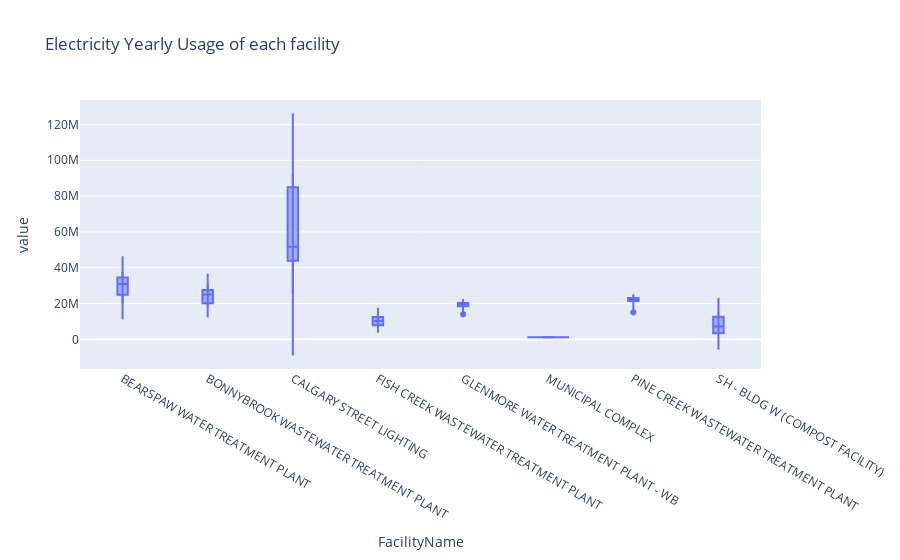
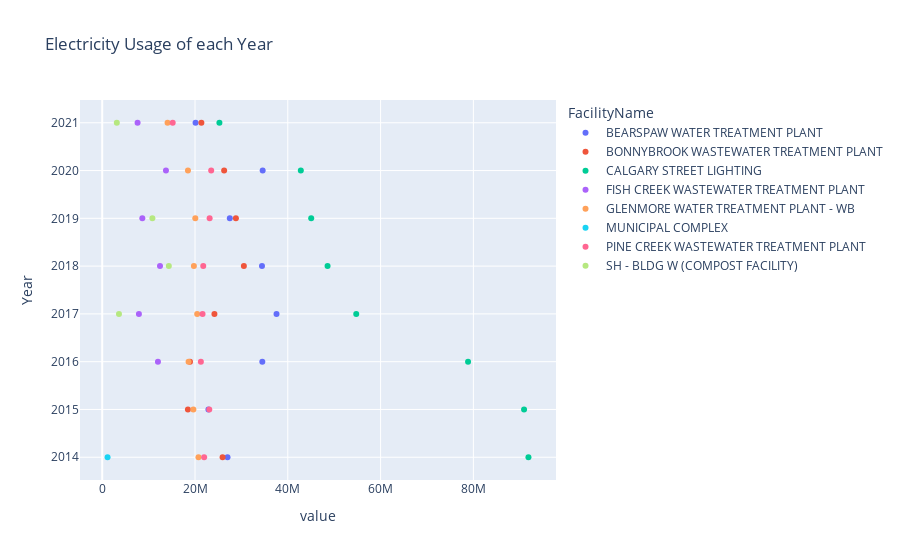

Here is the notebook cell these charts were saved with, in order:
### Code cell
df = pd.DataFrame(rdata,columns=["Business Unit Desc","FacilityName","Site ID", "FacilityAddress","Energy Description",
                                 "Year","Month","Total Consumption","Unit"])

def func(df):
    if(df['Unit'] == 'kWh'):
        df['Total Consumption'] = pd.to_numeric(df['Total Consumption'])*0.0036
        df['Unit'] = 'GJ'
        return df
    else:
        return df
    
df1=pd.DataFrame.drop(rdata,["Business Unit Desc","Site ID","FacilityAddress"], axis=1)
df1 = df1.loc[df1['Energy Description'] == 'Electricity']
df1=df1.loc[df1['Total Consumption'] > 1000000]
df1=df1.loc[df1['Year'].between(2014,2021)]
df1.name = "Electricity Yearly Usage of each facility "
df1=df1.groupby(['FacilityName','Year'])['Total Consumption'].sum().unstack(level=1)
display(df1)

fig = plt.figure()
df1.plot(kind='bar', colormap='tab20b', grid=True, title = 'Electricity Yearly Usage of each facility ')
fig.set_size_inches(3600,3600)
plt.show()


df1=pd.DataFrame.drop(rdata,["Business Unit Desc","Site ID","FacilityAddress"], axis=1)
df1 = df1.loc[df1['Energy Description'] == 'Electricity']
df1=df1.loc[df1['Total Consumption'] > 1000000]
df1=df1.loc[df1['Year'].between(2014,2021)]
df1.name = "Electricity Usage of each Year "
df1=df1.groupby(['FacilityName','Year'])['Total Consumption'].sum().unstack(level=0)
fig = px.violin(df1, y=df1.columns, box=True, title = 'Electricity Yearly Usage of each facility')
fig.show()


fig = px.scatter(df1, x=df1.columns, title = 'Electricity Usage of each Year ')
fig.show()

### Figure 1 — Plotly figure (JSON) as saved in the notebook; plotly's stock layout.template omitted (floating-point values rounded to 4 significant figures)
{"data": [{"alignmentgroup": "True", "box": {"visible": true}, "hovertemplate": "FacilityName=%{x}<br>value=%{y}<extra></extra>", "legendgroup": "", "marker": {"color": "#636efa"}, "name": "", "offsetgroup": "", "orientation": "v", "scalegroup": "True", "showlegend": false, "type": "violin", "x": ["BEARSPAW WATER TREATMENT PLANT", "BEARSPAW WATER TREATMENT PLANT", "BEARSPAW WATER TREATMENT PLANT", "BEARSPAW WATER TREATMENT PLANT", "BEARSPAW WATER TREATMENT PLANT", "BEARSPAW WATER TREATMENT PLANT", "BEARSPAW WATER TREATMENT PLANT", "BEARSPAW WATER TREATMENT PLANT", "BONNYBROOK WASTEWATER TREATMENT PLANT", "BONNYBROOK WASTEWATER TREATMENT PLANT", "BONNYBROOK WASTEWATER TREATMENT PLANT", "BONNYBROOK WASTEWATER TREATMENT PLANT", "BONNYBROOK WASTEWATER TREATMENT PLANT", "BONNYBROOK WASTEWATER TREATMENT PLANT", "BONNYBROOK WASTEWATER TREATMENT PLANT", "BONNYBROOK WASTEWATER TREATMENT PLANT", "CALGARY STREET LIGHTING", "CALGARY STREET LIGHTING", "CALGARY STREET LIGHTING", "CALGARY STREET LIGHTING", "CALGARY STREET LIGHTING", "CALGARY STREET LIGHTING", "CALGARY STREET LIGHTING", "CALGARY STREET LIGHTING", "FISH CREEK WASTEWATER TREATMENT PLANT", "FISH CREEK WASTEWATER TREATMENT PLANT", "FISH CREEK WASTEWATER TREATMENT PLANT", "FISH CREEK WASTEWATER TREATMENT PLANT", "FISH CREEK WASTEWATER TREATMENT PLANT", "FISH CREEK WASTEWATER TREATMENT PLANT", "FISH CREEK WASTEWATER TREATMENT PLANT", "FISH CREEK WASTEWATER TREATMENT PLANT", "GLENMORE WATER TREATMENT PLANT - WB", "GLENMORE WATER TREATMENT PLANT - WB", "GLENMORE WATER TREATMENT PLANT - WB", "GLENMORE WATER TREATMENT PLANT - WB", "GLENMORE WATER TREATMENT PLANT - WB", "GLENMORE WATER TREATMENT PLANT - WB", "GLENMORE WATER TREATMENT PLANT - WB", "GLENMORE WATER TREATMENT PLANT - WB", "MUNICIPAL COMPLEX", "MUNICIPAL COMPLEX", "MUNICIPAL COMPLEX", "MUNICIPAL COMPLEX", "MUNICIPAL COMPLEX", "MUNICIPAL COMPLEX", "MUNICIPAL COMPLEX", "MUNICIPAL COMPLEX", "PINE CREEK WASTEWATER TREATMENT PLANT", "PINE CREEK WASTEWATER TREATMENT PLANT", "PINE CREEK WASTEWATER TREATMENT PLANT", "PINE CREEK WASTEWATER TREATMENT PLANT", "PINE CREEK WASTEWATER TREATMENT PLANT", "PINE CREEK WASTEWATER TREATMENT PLANT", "PINE CREEK WASTEWATER TREATMENT PLANT", "PINE CREEK WASTEWATER TREATMENT PLANT", "SH - BLDG W (COMPOST FACILITY)", "SH - BLDG W (COMPOST FACILITY)", "SH - BLDG W (COMPOST FACILITY)", "SH - BLDG W (COMPOST FACILITY)", "SH - BLDG W (COMPOST FACILITY)", "SH - BLDG W (COMPOST FACILITY)", "SH - BLDG W (COMPOST FACILITY)", "SH - BLDG W (COMPOST FACILITY)"], "x0": " ", "xaxis": "x", "y": [27006979, 22896652, 34507602, 37570393, 34437203, 27503120, 34585362, 20122592, 25946479, 18470960, 18919634, 24187268, 30532643, 28814674, 26283641, 21374437, 91870809, 90922781, 78855156, 54751112, 48574753, 45044868, 42802879, 25261505, null, null, 12013694, 7911196, 12455848, 8647091, 13740451, 7626078, 20752623, 19647504, 18619313, 20468133, 19762821, 20062555, 18482865, 14085753, 1151483, null, null, null, null, null, null, null, 21972952, 23077646, 21265638, 21626015, 21776522, 23153347, 23486956, 15192188, null, null, null, 3613911, 14359899, 10817489, null, 3148365], "y0": " ", "yaxis": "y"}], "layout": {"autosize": true, "legend": {"tracegroupgap": 0}, "title": {"text": "Electricity Yearly Usage of each facility"}, "violinmode": "group", "xaxis": {"anchor": "y", "autorange": true, "domain": [0, 1], "range": [-0.5, 7.5], "title": {"text": "FacilityName"}, "type": "category"}, "yaxis": {"anchor": "x", "autorange": true, "domain": [0, 1], "range": [-16520000.0, 133700000.0], "title": {"text": "value"}, "type": "linear"}}}

### Figure 2 — Plotly figure (JSON) as saved in the notebook; plotly's stock layout.template omitted (floating-point values rounded to 4 significant figures)
{"data": [{"hovertemplate": "FacilityName=BEARSPAW WATER TREATMENT PLANT<br>value=%{x}<br>Year=%{y}<extra></extra>", "legendgroup": "BEARSPAW WATER TREATMENT PLANT", "marker": {"color": "#636efa", "symbol": "circle"}, "mode": "markers", "name": "BEARSPAW WATER TREATMENT PLANT", "orientation": "h", "showlegend": true, "type": "scatter", "x": [27006979, 22896652, 34507602, 37570393, 34437203, 27503120, 34585362, 20122592], "xaxis": "x", "y": [2014, 2015, 2016, 2017, 2018, 2019, 2020, 2021], "yaxis": "y"}, {"hovertemplate": "FacilityName=BONNYBROOK WASTEWATER TREATMENT PLANT<br>value=%{x}<br>Year=%{y}<extra></extra>", "legendgroup": "BONNYBROOK WASTEWATER TREATMENT PLANT", "marker": {"color": "#EF553B", "symbol": "circle"}, "mode": "markers", "name": "BONNYBROOK WASTEWATER TREATMENT PLANT", "orientation": "h", "showlegend": true, "type": "scatter", "x": [25946479, 18470960, 18919634, 24187268, 30532643, 28814674, 26283641, 21374437], "xaxis": "x", "y": [2014, 2015, 2016, 2017, 2018, 2019, 2020, 2021], "yaxis": "y"}, {"hovertemplate": "FacilityName=CALGARY STREET LIGHTING<br>value=%{x}<br>Year=%{y}<extra></extra>", "legendgroup": "CALGARY STREET LIGHTING", "marker": {"color": "#00cc96", "symbol": "circle"}, "mode": "markers", "name": "CALGARY STREET LIGHTING", "orientation": "h", "showlegend": true, "type": "scatter", "x": [91870809, 90922781, 78855156, 54751112, 48574753, 45044868, 42802879, 25261505], "xaxis": "x", "y": [2014, 2015, 2016, 2017, 2018, 2019, 2020, 2021], "yaxis": "y"}, {"hovertemplate": "FacilityName=FISH CREEK WASTEWATER TREATMENT PLANT<br>value=%{x}<br>Year=%{y}<extra></extra>", "legendgroup": "FISH CREEK WASTEWATER TREATMENT PLANT", "marker": {"color": "#ab63fa", "symbol": "circle"}, "mode": "markers", "name": "FISH CREEK WASTEWATER TREATMENT PLANT", "orientation": "h", "showlegend": true, "type": "scatter", "x": [null, null, 12013694, 7911196, 12455848, 8647091, 13740451, 7626078], "xaxis": "x", "y": [2014, 2015, 2016, 2017, 2018, 2019, 2020, 2021], "yaxis": "y"}, {"hovertemplate": "FacilityName=GLENMORE WATER TREATMENT PLANT - WB<br>value=%{x}<br>Year=%{y}<extra></extra>", "legendgroup": "GLENMORE WATER TREATMENT PLANT - WB", "marker": {"color": "#FFA15A", "symbol": "circle"}, "mode": "markers", "name": "GLENMORE WATER TREATMENT PLANT - WB", "orientation": "h", "showlegend": true, "type": "scatter", "x": [20752623, 19647504, 18619313, 20468133, 19762821, 20062555, 18482865, 14085753], "xaxis": "x", "y": [2014, 2015, 2016, 2017, 2018, 2019, 2020, 2021], "yaxis": "y"}, {"hovertemplate": "FacilityName=MUNICIPAL COMPLEX<br>value=%{x}<br>Year=%{y}<extra></extra>", "legendgroup": "MUNICIPAL COMPLEX", "marker": {"color": "#19d3f3", "symbol": "circle"}, "mode": "markers", "name": "MUNICIPAL COMPLEX", "orientation": "h", "showlegend": true, "type": "scatter", "x": [1151483, null, null, null, null, null, null, null], "xaxis": "x", "y": [2014, 2015, 2016, 2017, 2018, 2019, 2020, 2021], "yaxis": "y"}, {"hovertemplate": "FacilityName=PINE CREEK WASTEWATER TREATMENT PLANT<br>value=%{x}<br>Year=%{y}<extra></extra>", "legendgroup": "PINE CREEK WASTEWATER TREATMENT PLANT", "marker": {"color": "#FF6692", "symbol": "circle"}, "mode": "markers", "name": "PINE CREEK WASTEWATER TREATMENT PLANT", "orientation": "h", "showlegend": true, "type": "scatter", "x": [21972952, 23077646, 21265638, 21626015, 21776522, 23153347, 23486956, 15192188], "xaxis": "x", "y": [2014, 2015, 2016, 2017, 2018, 2019, 2020, 2021], "yaxis": "y"}, {"hovertemplate": "FacilityName=SH - BLDG W (COMPOST FACILITY)<br>value=%{x}<br>Year=%{y}<extra></extra>", "legendgroup": "SH - BLDG W (COMPOST FACILITY)", "marker": {"color": "#B6E880", "symbol": "circle"}, "mode": "markers", "name": "SH - BLDG W (COMPOST FACILITY)", "orientation": "h", "showlegend": true, "type": "scatter", "x": [null, null, null, 3613911, 14359899, 10817489, null, 3148365], "xaxis": "x", "y": [2014, 2015, 2016, 2017, 2018, 2019, 2020, 2021], "yaxis": "y"}], "layout": {"autosize": true, "legend": {"title": {"text": "FacilityName"}, "tracegroupgap": 0}, "title": {"text": "Electricity Usage of each Year "}, "xaxis": {"anchor": "y", "autorange": true, "domain": [0, 1], "range": [-4560000.0, 97580000.0], "title": {"text": "value"}, "type": "linear"}, "yaxis": {"anchor": "x", "autorange": true, "domain": [0, 1], "range": [2013.0, 2022.0], "title": {"text": "Year"}, "type": "linear"}}}
